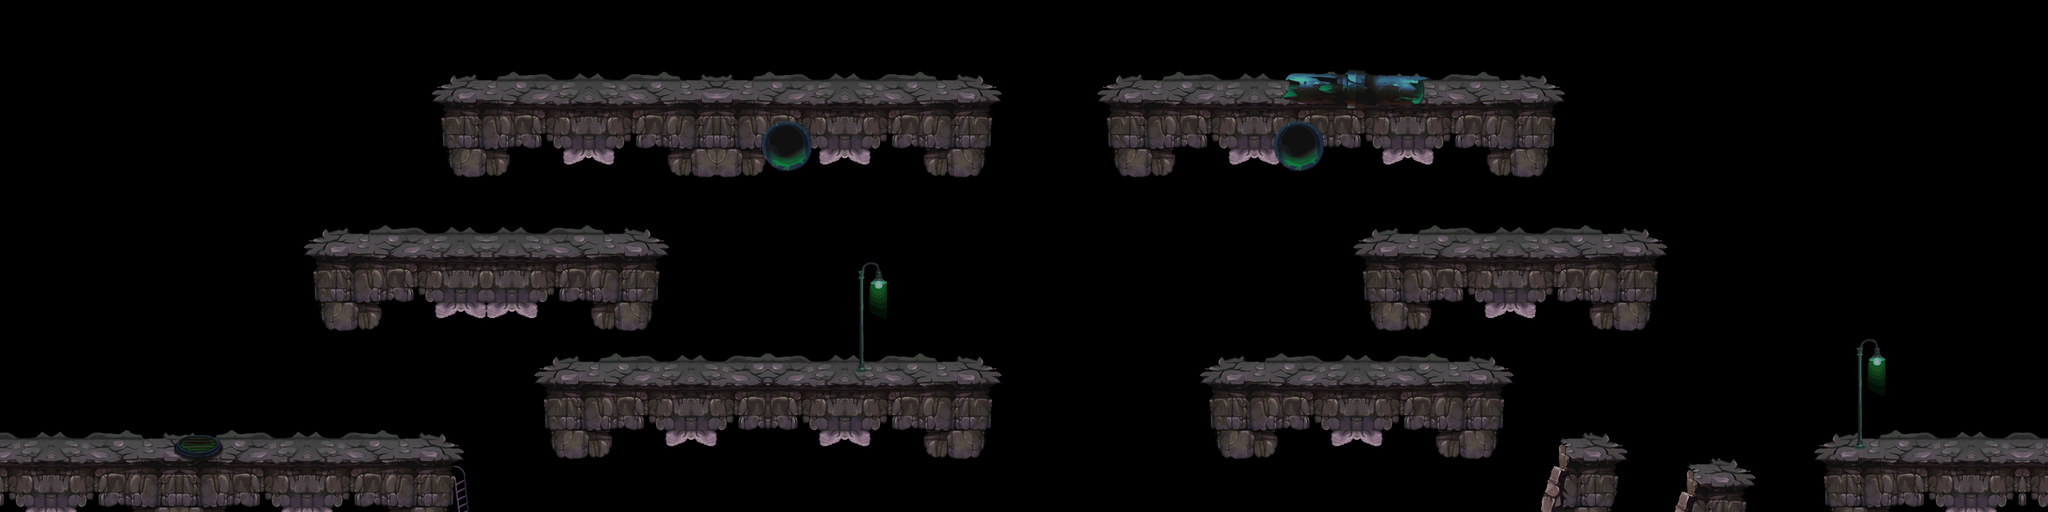

Tiled map render using the project's own tile images. Description and the map definition, with tile-layer contents summarised, below:
An orthogonal 80x20 tile map with 40x40 px tiles, 4 tile layers (land1, land2, land3, land4) and 41 objects.

<map version="1.0" orientation="orthogonal" width="80" height="20" tilewidth="40" tileheight="40">
 <tileset firstgid="1" name="a-land" tilewidth="40" tileheight="40">
  <image source="a-land.png" width="2046" height="1000" />
 </tileset>
 <layer name="land1" width="80" height="20">
  <data>[1600 cells, 13 non-empty, 13 distinct tile ids]</data>
 </layer>
 <layer name="land2" width="80" height="20">
  <data>[1600 cells, 716 non-empty, 52 distinct tile ids]</data>
 </layer>
 <layer name="land3" width="80" height="20">
  <data>[1600 cells, 92 non-empty, 58 distinct tile ids]</data>
 </layer>
 <layer name="land4" width="80" height="20">
  <data>[1600 cells, 24 non-empty, 24 distinct tile ids]</data>
 </layer>
 <objectgroup name="pengzhuang" width="80" height="20">
  <object x="-6" y="704" width="722" height="94" />
  <object x="488" y="384" width="546" height="39" />
  <object x="2843" y="704" width="362" height="94" />
  <object x="2120" y="378" width="480" height="36" />
  <object x="679" y="139" width="877" height="39" />
  <object x="1722" y="140" width="716" height="38" />
  <object x="842" y="582" width="712" height="42" />
  <object x="1882" y="584" width="470" height="52" />
  <object x="2443" y="701" width="93" height="97" />
  <object x="2644" y="744" width="89" height="55" />
 </objectgroup>
 <objectgroup name="zuobiao1" width="80" height="20">
  <object x="894" y="396">
   <properties>
    <property name="id" value="1" />
    <property name="type" value="1" />
   </properties>
  </object>
  <object x="854" y="379">
   <properties>
    <property name="id" value="1" />
    <property name="type" value="1" />
   </properties>
  </object>
  <object x="2215" y="595">
   <properties>
    <property name="id" value="1" />
    <property name="type" value="1" />
   </properties>
  </object>
  <object x="2175" y="578">
   <properties>
    <property name="id" value="1" />
    <property name="type" value="1" />
   </properties>
  </object>
  <object x="1428" y="151">
   <properties>
    <property name="id" value="1" />
    <property name="type" value="1" />
   </properties>
  </object>
  <object x="1388" y="134">
   <properties>
    <property name="id" value="1" />
    <property name="type" value="1" />
   </properties>
  </object>
  <object x="310" y="708">
   <properties>
    <property name="id" value="8" />
    <property name="type" value="0" />
   </properties>
  </object>
  <object x="1229" y="256">
   <properties>
    <property name="id" value="7" />
    <property name="max" value="220" />
    <property name="type" value="1" />
   </properties>
  </object>
  <object x="2031" y="259">
   <properties>
    <property name="id" value="7" />
    <property name="max" value="220" />
    <property name="type" value="1" />
   </properties>
  </object>
 </objectgroup>
 <objectgroup name="zuobiao2" width="80" height="20">
  <object x="715" y="385">
   <properties>
    <property name="id" value="101" />
    <property name="num" value="5" />
    <property name="range" value="100" />
    <property name="time" value="1" />
    <property name="timemax" value="12" />
    <property name="timmin" value="3" />
    <property name="z" value="0" />
   </properties>
  </object>
  <object x="1204" y="138">
   <properties>
    <property name="id" value="101" />
    <property name="num" value="5" />
    <property name="range" value="100" />
    <property name="time" value="1" />
    <property name="timemax" value="12" />
    <property name="timmin" value="3" />
    <property name="z" value="0" />
   </properties>
  </object>
  <object x="2310" y="140">
   <properties>
    <property name="id" value="101" />
    <property name="num" value="5" />
    <property name="range" value="100" />
    <property name="time" value="1" />
    <property name="timemax" value="12" />
    <property name="timmin" value="3" />
    <property name="z" value="0" />
   </properties>
  </object>
  <object x="2256" y="378">
   <properties>
    <property name="id" value="101" />
    <property name="num" value="5" />
    <property name="range" value="100" />
    <property name="time" value="1" />
    <property name="timemax" value="12" />
    <property name="timmin" value="3" />
    <property name="z" value="0" />
   </properties>
  </object>
  <object x="3000" y="702">
   <properties>
    <property name="id" value="101" />
    <property name="num" value="5" />
    <property name="range" value="100" />
    <property name="time" value="1" />
    <property name="timemax" value="12" />
    <property name="timmin" value="3" />
    <property name="z" value="0" />
   </properties>
  </object>
  <object x="446" y="698">
   <properties>
    <property name="id" value="101" />
    <property name="num" value="5" />
    <property name="range" value="100" />
    <property name="time" value="1" />
    <property name="timemax" value="12" />
    <property name="timmin" value="3" />
    <property name="z" value="0" />
   </properties>
  </object>
  <object x="746" y="140">
   <properties>
    <property name="id" value="102" />
    <property name="num" value="3" />
    <property name="range" value="0" />
    <property name="time" value="1" />
    <property name="timemax" value="10" />
    <property name="timmin" value="3" />
   </properties>
  </object>
  <object x="1800" y="140">
   <properties>
    <property name="id" value="102" />
    <property name="num" value="3" />
    <property name="range" value="0" />
    <property name="time" value="1" />
    <property name="timemax" value="10" />
    <property name="timmin" value="3" />
   </properties>
  </object>
  <object x="1948" y="584">
   <properties>
    <property name="id" value="102" />
    <property name="num" value="3" />
    <property name="range" value="0" />
    <property name="time" value="1" />
    <property name="timemax" value="10" />
    <property name="timmin" value="3" />
   </properties>
  </object>
  <object x="952" y="580">
   <properties>
    <property name="id" value="102" />
    <property name="num" value="3" />
    <property name="range" value="0" />
    <property name="time" value="1" />
    <property name="timemax" value="10" />
    <property name="timmin" value="3" />
   </properties>
  </object>
  <object x="2688" y="745">
   <properties>
    <property name="id" value="102" />
    <property name="num" value="3" />
    <property name="range" value="0" />
    <property name="time" value="1" />
    <property name="timemax" value="10" />
    <property name="timmin" value="3" />
   </properties>
  </object>
  <object x="910" y="140">
   <properties>
    <property name="id" value="103" />
    <property name="num" value="4" />
    <property name="range" value="50" />
    <property name="time" value="1" />
    <property name="timemax" value="6" />
    <property name="timmin" value="3" />
   </properties>
  </object>
  <object x="1294" y="580">
   <properties>
    <property name="id" value="103" />
    <property name="num" value="4" />
    <property name="range" value="50" />
    <property name="time" value="1" />
    <property name="timemax" value="6" />
    <property name="timmin" value="3" />
   </properties>
  </object>
  <object x="2382" y="378">
   <properties>
    <property name="id" value="103" />
    <property name="num" value="4" />
    <property name="range" value="50" />
    <property name="time" value="1" />
    <property name="timemax" value="6" />
    <property name="timmin" value="3" />
   </properties>
  </object>
  <object x="2086" y="580">
   <properties>
    <property name="id" value="103" />
    <property name="num" value="4" />
    <property name="range" value="50" />
    <property name="time" value="1" />
    <property name="timemax" value="6" />
    <property name="timmin" value="3" />
   </properties>
  </object>
  </objectgroup>
 <objectgroup name="zuobiao3" width="80" height="20" />
</map>
<!-- 7 of 41 objects omitted -->